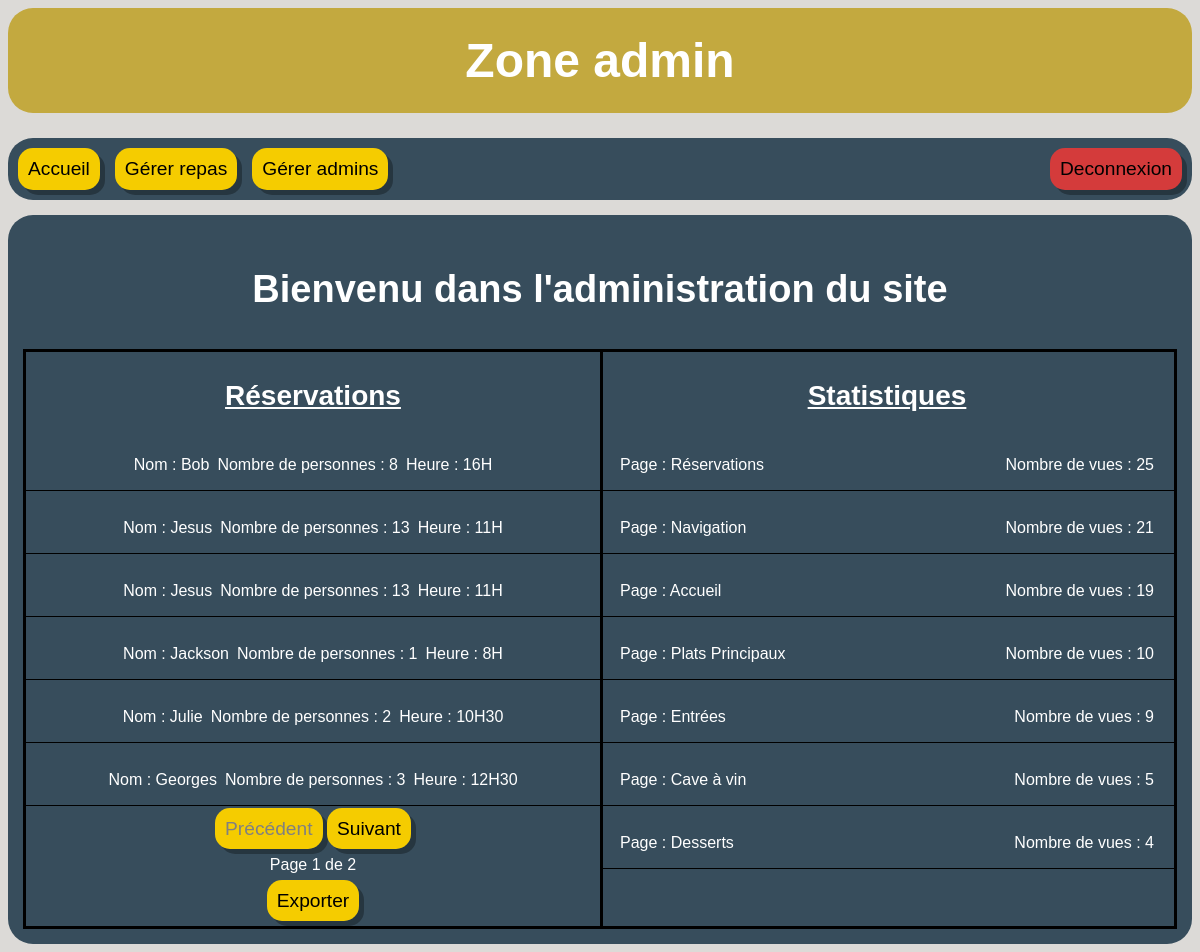
Page /admin/index.php (signed in) on the earlier database version.
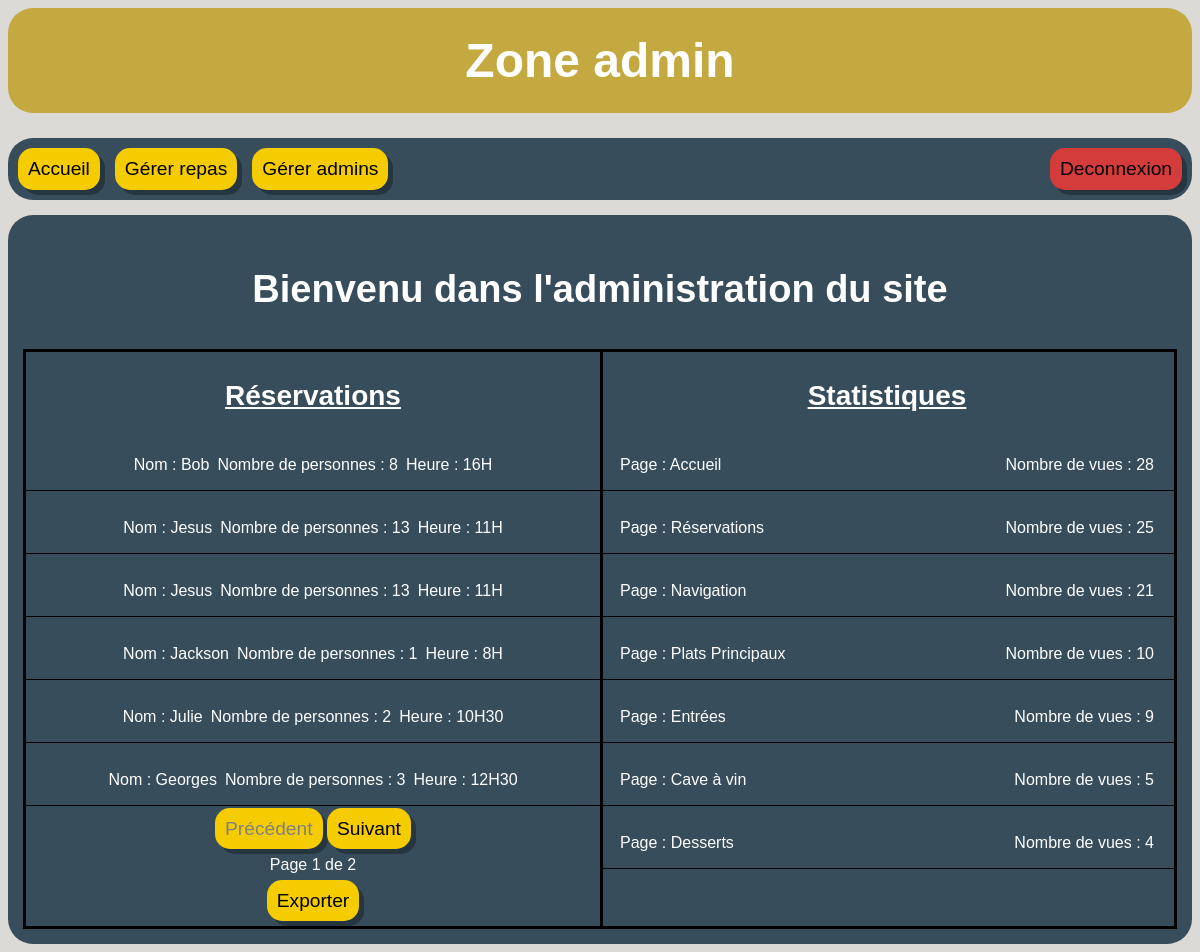
Same page on the later database version.
### tables this page shows
CREATE TABLE "reservations" (
	"id"	INTEGER NOT NULL UNIQUE,
	"nom"	TEXT NOT NULL,
	"nb"	INTEGER NOT NULL,
	"temps"	TEXT NOT NULL,
	PRIMARY KEY("id" AUTOINCREMENT)
);

CREATE TABLE "vues" (
	"id"	INTEGER NOT NULL UNIQUE,
	"page"	TEXT NOT NULL UNIQUE,
	"nb"	INTEGER NOT NULL,
	PRIMARY KEY("id" AUTOINCREMENT)
);

### includes/base.php (called while the page is built, shortened)
<?php
include "db.php";
function selectCount($nom_table) {
    global $bdd;
    $stmt = $bdd->prepare("
        SELECT COUNT(*) as nb
        FROM $nom_table
    ");
    $stmt->execute();
    $resultat = $stmt->fetch();
    return $resultat["nb"];
}

### admin/index.php (the view, shortened to what this page needs)
<?php
    include "../includes/base.php";
    $nb_reservations = selectCount("reservations");
    $nb_reservations_par_page = 6;
    $nb_page_reservations_total = ceil($nb_reservations / $nb_reservations_par_page);
    $page_reservations = $_GET["page"] ?? 1;
    $sql = "
    SELECT id, nom, nb, temps
    FROM reservations
    LIMIT :limit
    OFFSET :offset
    ";
    $stmt = $bdd->prepare($sql);
    $stmt->execute([
        ":limit" => $nb_reservations_par_page,
        ":offset" => ($page_reservations - 1) * $nb_reservations_par_page
    ]);
    $les_reservations = $stmt->fetchAll();
    $sql = "
    SELECT *
    FROM vues
    ORDER BY nb DESC
    ";
    $stmt = $bdd->prepare($sql);
    $stmt->execute();
    $pages = $stmt->fetchAll();
?>
<!DOCTYPE html>
<html lang="en">
<head>
    <link rel="stylesheet" href="../css/style_admin.css">
</head>
<body>
    <header>
        <h1>Zone admin</h1>
        <nav>
            <a class="changement_page" href="index.php"> Accueil </a>
            <a class="changement_page" href="repas/repas.php"> Gérer repas </a>
            <a class="changement_page" href="employes/gestion_admin.php"> Gérer admins </a>
            <a class="deconnexion" href="deconnexion.php"> Deconnexion </a>
        </nav>
    </header>
    <main>
        <p class="bienvenu">
            Bienvenu dans l'administration du site
        </p>
        <div class="conteneur">
            <div class="reservations">
                <p class="titre-section">Réservations</p>
                <?php foreach ($les_reservations as $une_reservation): ?>
                    <div class="une-reservation">
                        <p>Nom : <?= $une_reservation["nom"]?></p>
                        <p>Nombre de personnes : <?= $une_reservation["nb"]?></p>
                        <p>Heure : <?= $une_reservation["temps"]?></p>
                    </div>
                <?php endforeach ?>
                <div class="boutons">
                    <?php if ($page_reservations > 1): ?>
                        <a class="btn-reserver" href="index.php?page=<?= $page_reservations - 1?>">Précédent</a>
                    <?php else: ?>
                        <a href="" class="inactif">Précédent</a>
                    <?php endif ?>
                    <?php if ($page_reservations < $nb_page_reservations_total): ?>
                        <a class="btn-reserver" href="index.php?page=<?= $page_reservations + 1?>">Suivant</a>
                    <?php else: ?>
                        <a href="" class="inactif">Suivant</a>
                    <?php endif ?>
                </div>
                <p>Page <?= $page_reservations ?> de <?= $nb_page_reservations_total ?></p>
                <a  class="btn-reserver" href="index.php?exporter">Exporter</a>
            </div>
            <div class="statistiques">
                <p class="titre-section">Statistiques</p>
                <?php foreach ($pages as $page): ?>
                    <div class="une-statistique">
                        <p>Page : <?= $page["page"] ?></p>
                        <p class="nb-vues"> Nombre de vues : <?= $page["nb"] ?></p>
                    </div>
                <?php endforeach ?>
            </div>
        </div>
    </main>
</body>
</html>

### css/style_admin.css (style rules this page uses)
body { font-family: Arial, Helvetica, sans-serif; background-color: #dcdad7; }
header { text-align: center; }
h1 { margin: 0 0 25px 0; color: #fff; background-color: #C3A93F; padding: 25px; border-radius: 25px; text-align: center; font-size: 48px; }
nav { background-color: #374d5c; padding: 10px; border-radius: 25px; display: flex; justify-content: center; gap: 15px; margin-bottom: 15px; }
.titre-section { font-size: 28px; font-weight: bold; text-decoration: underline; }
.une-reservation, .une-statistique { display: flex; justify-content: center; gap: 8px; border-bottom: 1px solid black; margin-bottom: 12px; }
.une-statistique { padding: 0 20px; }
.nb-vues { margin-left: auto; }
a, input.modifier, input.ajouter { border: none; padding: 10px; border-radius: 15px; text-decoration: none; color: black; font-size: larger; box-shadow: 5px 5px #0000004e; }
a.inactif { color: grey; opacity: 0.5f; text-decoration: none; pointer-events: none; }
.bienvenu { text-align: center; font-size: 38px; font-weight: bold; }

Differences in the rows shown:
changed vues "Accueil": nb "19" → "28"; moves up the list
